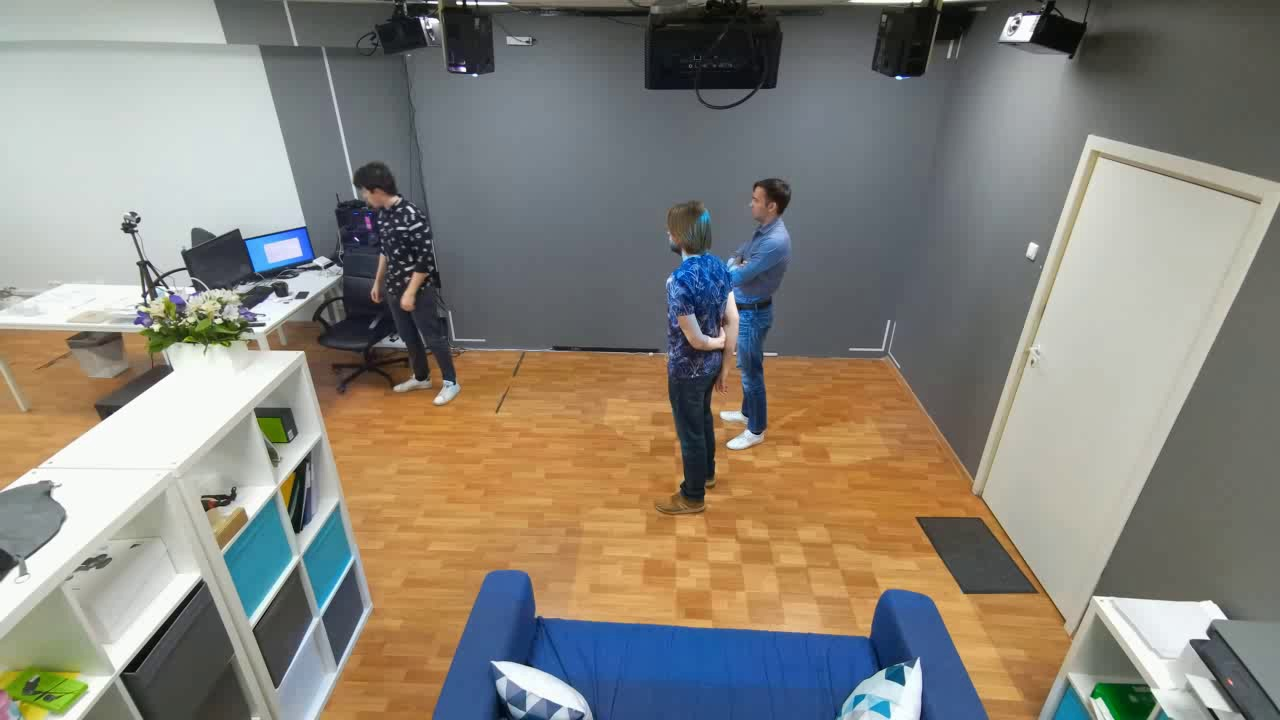
#> input picture ComputerVision/visionero/reid/left.jpg, 1280 x 720 px
$ python detect_humans.py
#> lines starting #> are read from the running program, lines starting #| are printed output that depends on the picture; after the words box and inside, x2 and y2 are one past the last pixel; in counts of white or black regions, pixels touching at a corner belong together
### ComputerVision/visionero/reid/utils.py
import cv2
import time

def frame_to_file(frame_name, frame):
  cv2.imwrite(frame_name, frame)

def show_image(image):
  cv2.imshow('show-image', image)
  cv2.waitKey(0)
  cv2.destroyAllWindows()
  # exit()

### ComputerVision/visionero/reid/detect_humans.py
#!/usr/bin/env python

"""Simple Object Detection as a Human Detection

- Detect Circles: https://docs.opencv.org/3.4/d4/d70/tutorial_hough_circle.html
"""

import cv2
import numpy as np

from utils import show_image

frame = 'left.jpg'

image = cv2.imread(frame)
#> image is the input picture: shape (720, 1280, 3); mean B, G, R 122.7, 132.4, 136.8
image_gray = cv2.cvtColor(image, cv2.COLOR_BGR2GRAY)
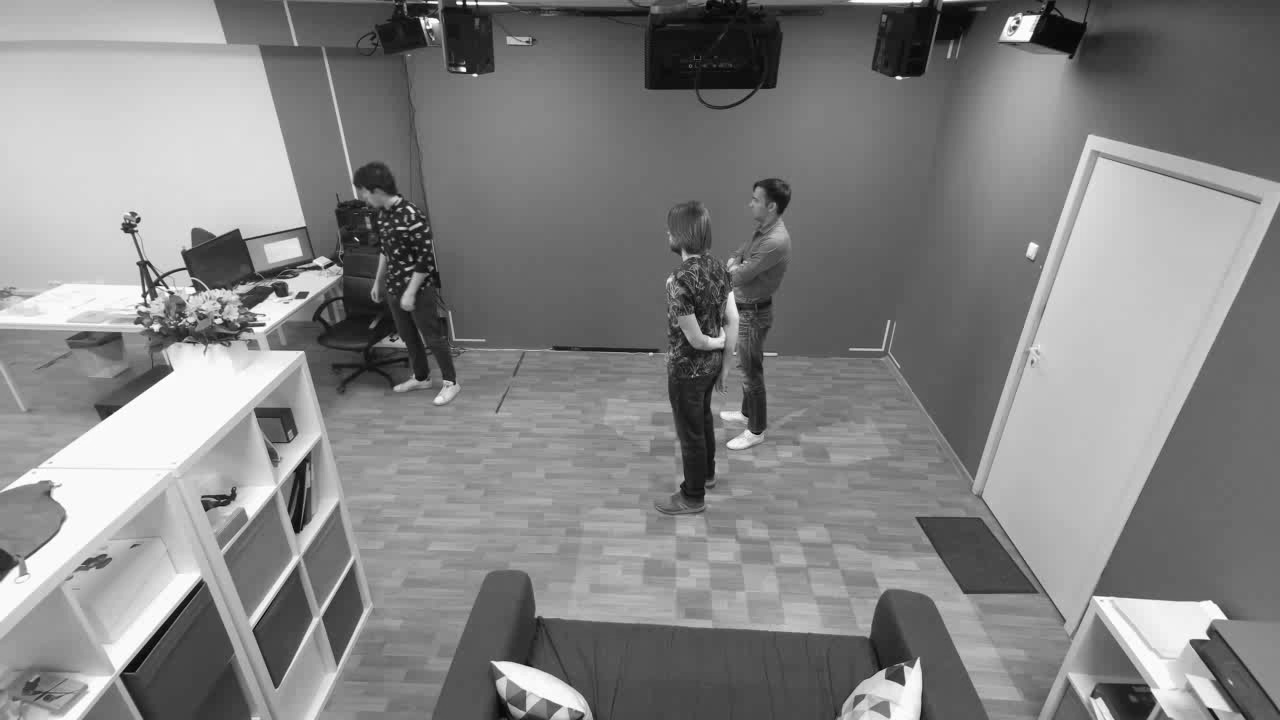
#> image_gray: shape (720, 1280); min 1, max 255, mean 132.6
image_blur = cv2.medianBlur(image_gray, 9)

threshold = 10

# contours, _ = cv2.findContours(image_gray, cv2.RETR_EXTERNAL, cv2.CHAIN_APPROX_SIMPLE)
canny_output = cv2.Canny(image_blur, threshold, threshold * 2)
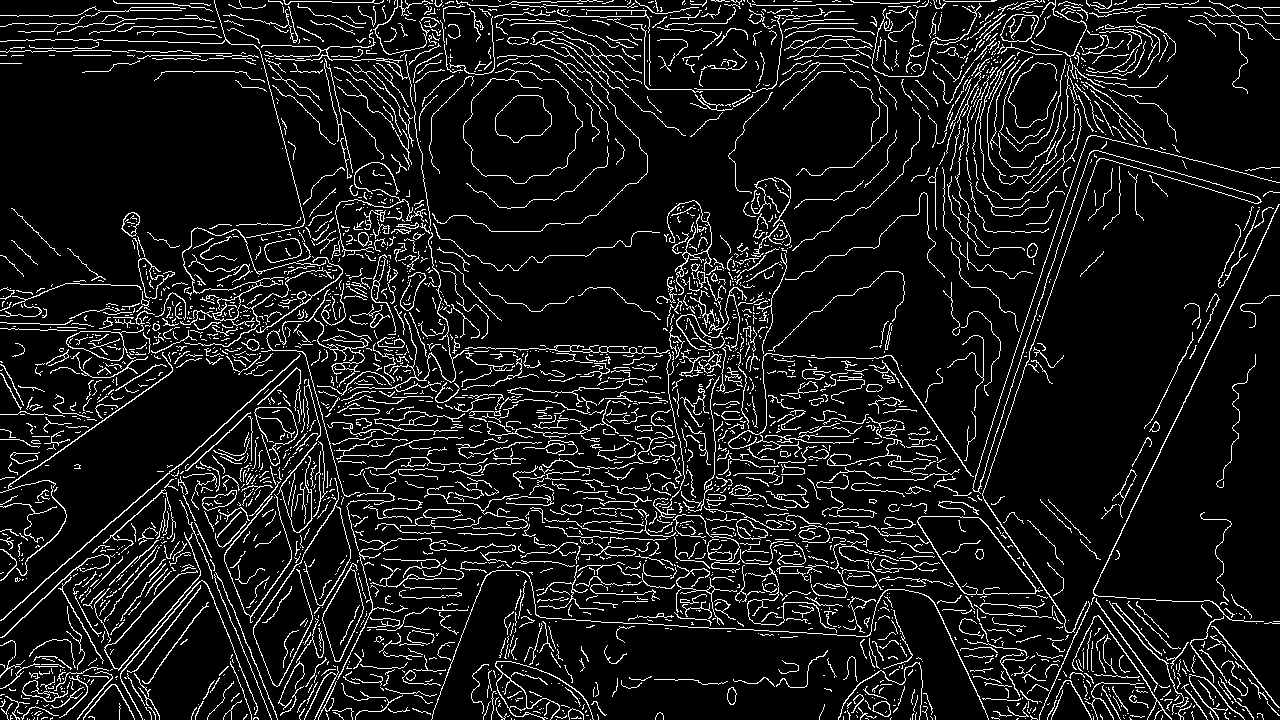
#> canny_output: shape (720, 1280); 9.7% white in thin lines or dots
contours, _ = cv2.findContours(canny_output, cv2.RETR_EXTERNAL, cv2.CHAIN_APPROX_SIMPLE)
#> contours = 3048 contours, 2884 with area under 20; largest, box (x1, y1, x2, y2) and area: (463, 68, 583, 184) 9708, (858, 516, 1043, 595) 5498, (322, 563, 364, 662) 2108, (66, 325, 144, 361) 1206, (1000, 14, 1039, 42) 778

cnt = []
for c in contours:
  min_c = cv2.contourArea(c)
  if min_c > 30:
    cnt.append(c)
#> this loop made 3048 passes
#> min_c on passes 14, 16, 17: 1, 3, 1
#> after the loop, cnt = 104 contours; largest, box (x1, y1, x2, y2) and area: (463, 68, 583, 184) 9708, (858, 516, 1043, 595) 5498, (322, 563, 364, 662) 2108, (66, 325, 144, 361) 1206, (1000, 14, 1039, 42) 778

cv2.drawContours(image_blur, cnt, -1, (255,0,0), cv2.FILLED)
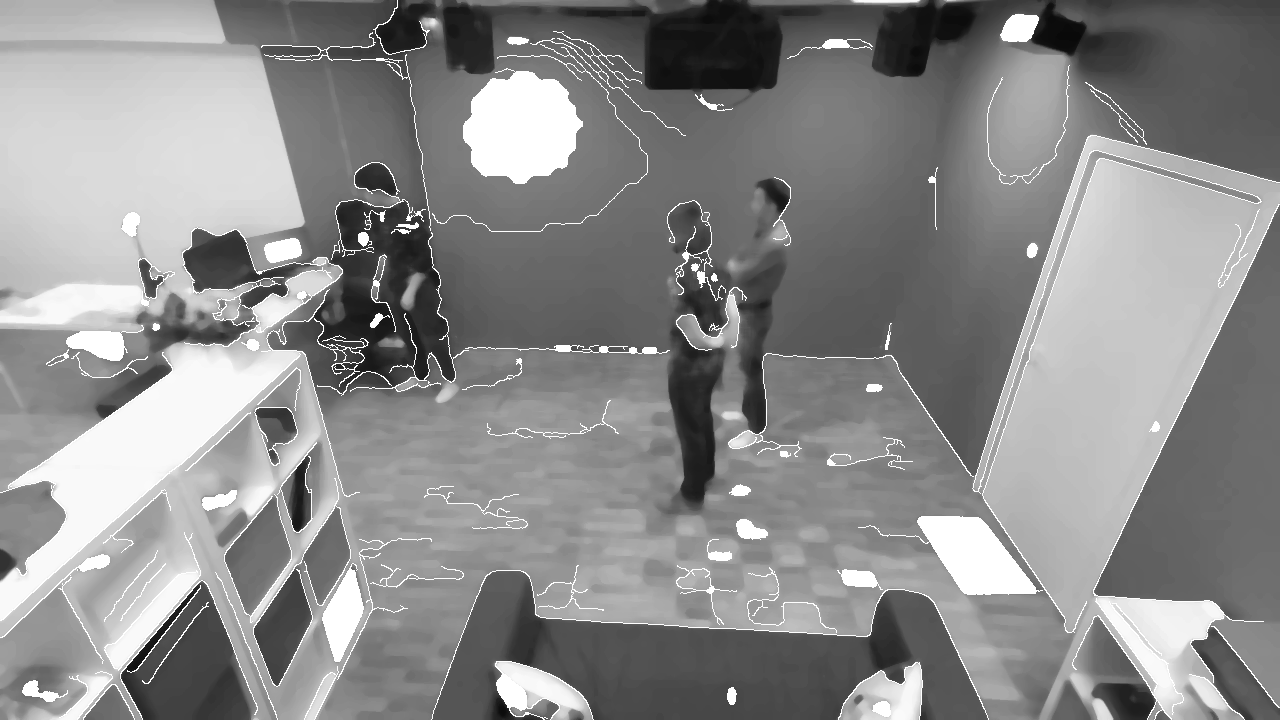
#> image_blur: shape (720, 1280); min 9, max 255, mean 139.3
show_image(image_blur)


exit()
#> (the program exits here)
